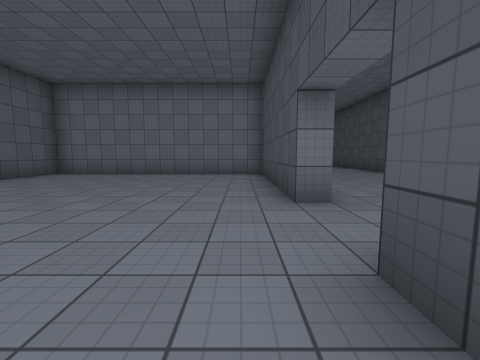
View 1 (above)

18 first-person views from a walk through a 3-D level made in the Unity game engine. The camera is 1.3 m above the floor, tilts 6° down and sees 90° across. The floor is counted in squares, 2 m on a side. Each view is taken from the middle of a square. On the plan, view 1 faces up. The plan holds only what a view shows up to about 9 squares ahead; the rest is blank. The place goes on beyond the plan. The player character is not drawn. Surface patterns are stand-ins for the level's own textures.

View 2
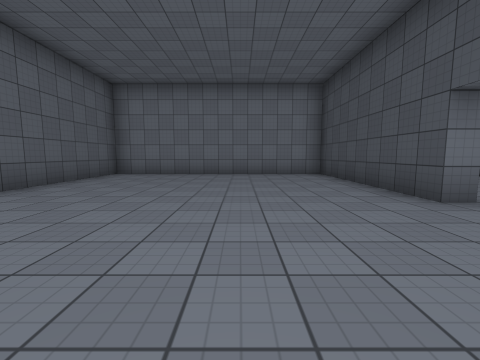

View 3
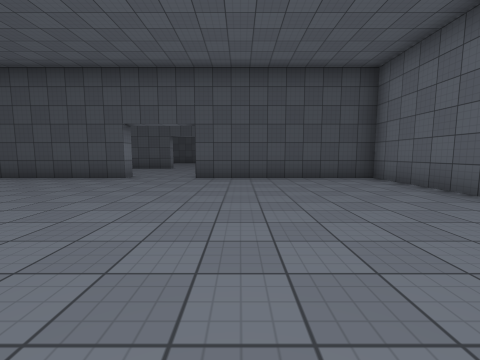

View 4
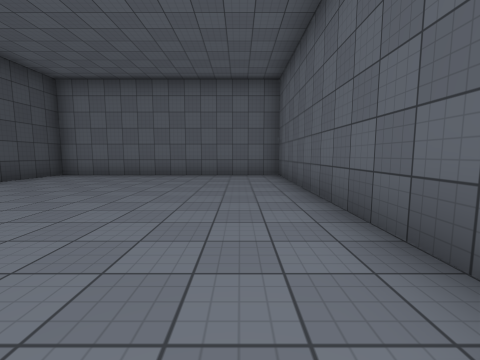

View 5
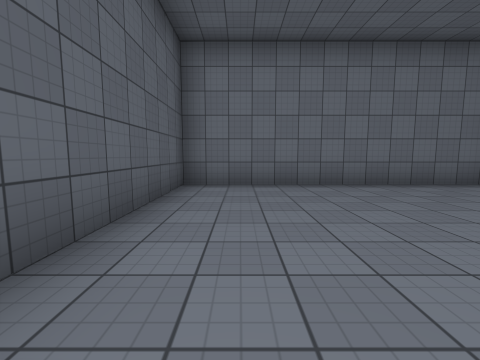

View 6
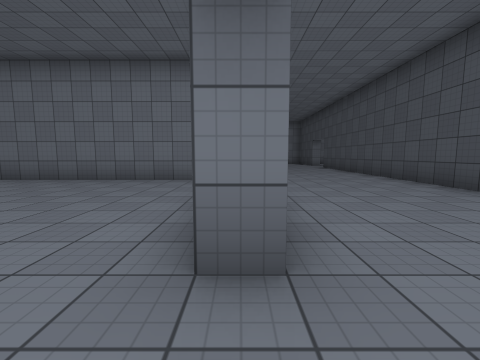

View 7
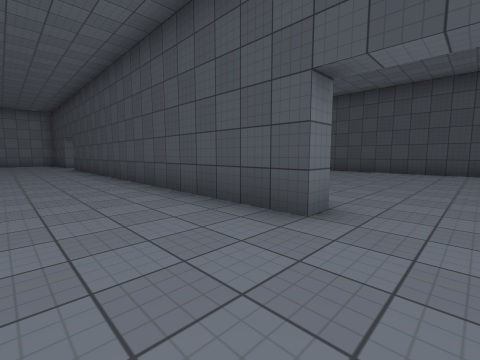

View 8
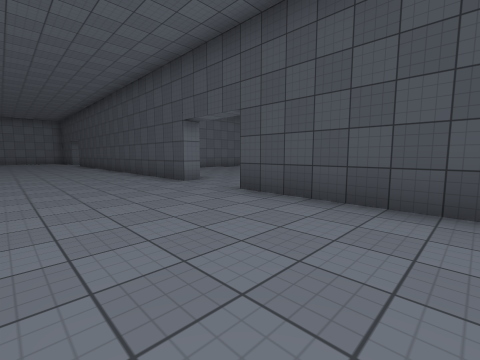

View 9
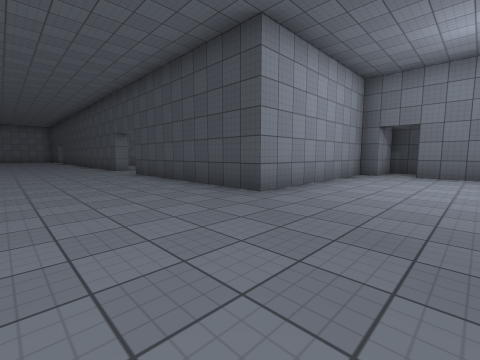

View 10
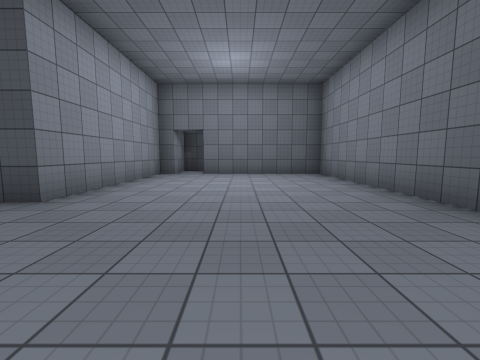

View 11
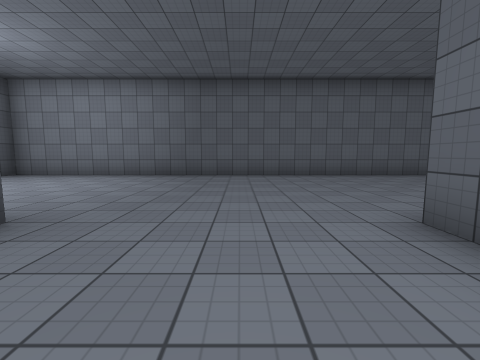

View 12
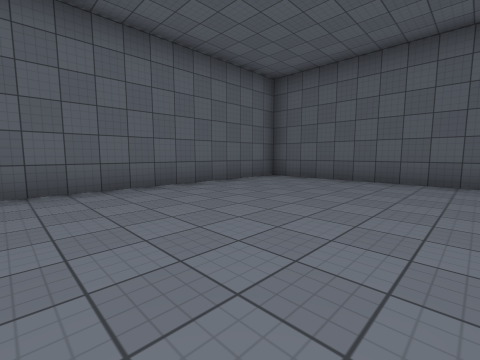

View 13
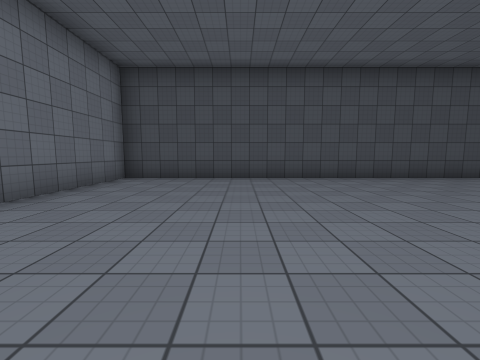

View 14
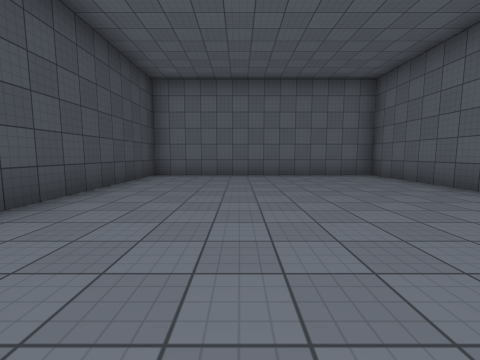

View 15
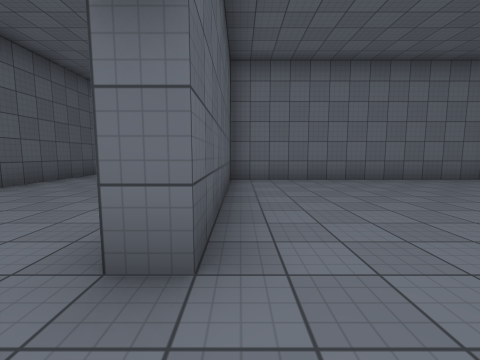

View 16
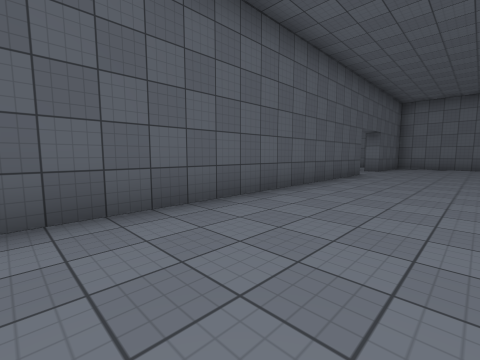

View 17
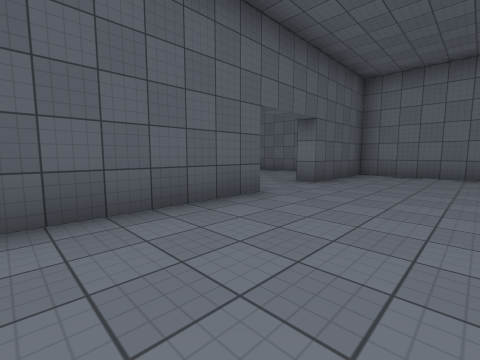

View 18
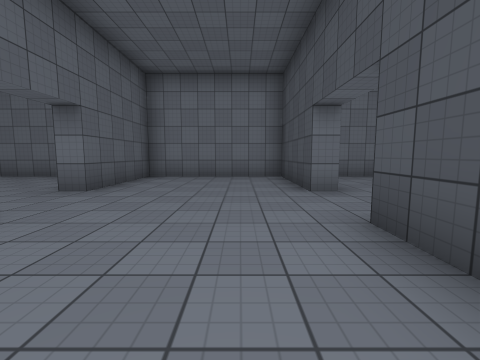

### Floor plan
Ten units are one square. View 1 is at (0, 0); x grows to the right and y downward. Boxes are objects, and circles mark ways between rooms. Rooms are numbered by the first view taken in them; rooms with no view inside come last. Other rooms are left out.
<svg viewBox="-67 -198 199 300">
<path fill="none" stroke="#000" d="M14 -32 8 -32 8 -82 -62 -82 -62 38 8 38 8 -12M13 36 13 42M53 -32 53 -142M103 43 53 43 53 -12M-62 49 -62 97 103 97 103 58M13 -144 13 -59M53 -163 53 -193 13 -193 13 -163M57 2 57 38 127 38 127 -82 57 -82 57 -32 53 -32"/>
<circle cx="10" cy="-25" r="3" fill="#2a7"/>
<circle cx="50" cy="-25" r="3" fill="#2a7"/>
<text x="-30" y="-30">1</text>
<text x="20" y="0">2</text>
<text x="90" y="-30">3</text>
</svg>
Room 1 opens to room 2. Room 2 opens to room 3.

Where each view was taken, in squares from view 1:
view 1: 0 up, 0 right, facing up
view 2: 0 up, 2 left, facing up
view 3: 0 up, 6 left, facing right
view 4: 4 up, 5 left, facing down
view 5: 3 up, 5 left, facing up
view 6: 2 up, 1 right, facing up
view 7: 2 up, 3 right, facing up-right
view 8: 2 down, 2 right, facing up-right
view 9: 7 down, 2 right, facing up-right
view 10: 7 down, 2 right, facing right
view 11: 2 down, 3 right, facing down
view 12: 5 down, 0 right, facing down-left
view 13: 5 up, 6 right, facing right
view 14: 4 up, 10 right, facing down
view 15: 2 up, 6 right, facing up
view 16: 6 up, 4 right, facing up-left
view 17: 11 up, 4 right, facing up-left
view 18: 12 up, 4 right, facing up
